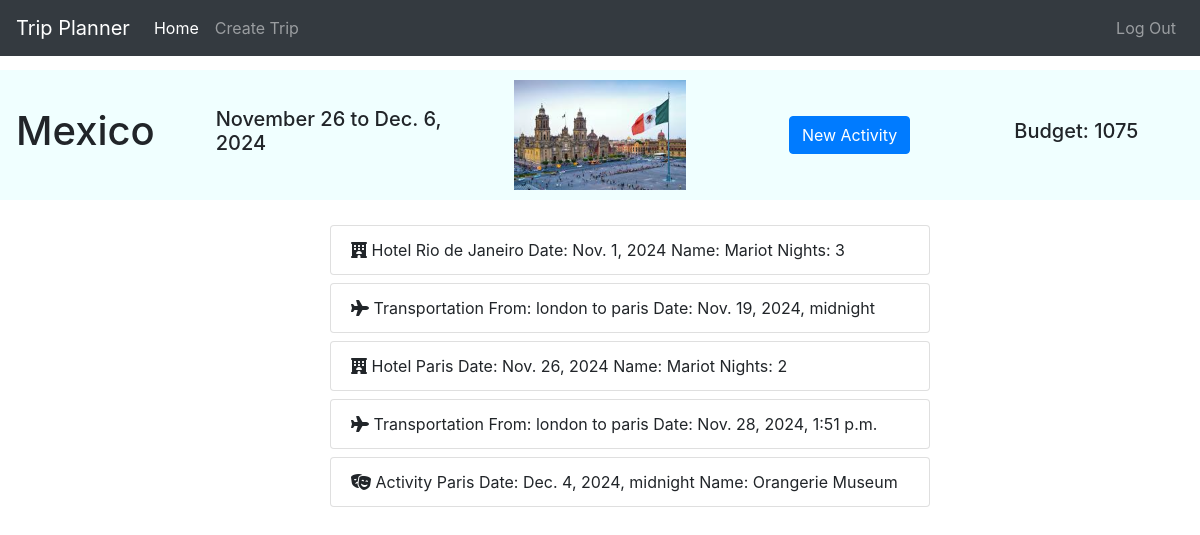
/trip/1 (signed in), run on the app's committed database.
### trip_planner/models.py (models this page shows, shortened)
class Trip(models.Model):
    title = models.CharField(max_length=400)
    start_date = models.DateField()
    end_date = models.DateField()
    user = models.ForeignKey(User, on_delete=models.CASCADE, related_name="traveller")
    image = models.ImageField(upload_to='images/', default='images/default.jpg')

class Hotel(models.Model):
    name = models.CharField(max_length=400)
    city = models.CharField(max_length=400, blank=True, null=True)
    entry_date = models.DateField()
    exit_date = models.DateField()
    number_of_nights = models.IntegerField()
    trip = models.ForeignKey(Trip, on_delete=models.CASCADE, related_name="trip_hotel")
    user = models.ForeignKey(User, on_delete=models.CASCADE, related_name="user_hotel")
    image = models.ImageField(upload_to='images/hotel')
    price = models.DecimalField(decimal_places=2, max_digits=10)
    contact = models.CharField(max_length=1000)
    category = models.ForeignKey(Category, on_delete=models.CASCADE, blank=True,null=True, related_name="category_hotel")

class Category(models.Model):
    type = models.CharField(max_length=400)
    def __str__(self):
        return f"{self.type}"

class Flight(models.Model):
    airline = models.CharField(max_length=400)
    departure_date_time = models.DateTimeField()
    arrival_date_time = models.DateTimeField()
    trip = models.ForeignKey(Trip, on_delete=models.CASCADE, related_name="trip_flight")
    user = models.ForeignKey(User, on_delete=models.CASCADE, related_name="user_flight")
    departure_airport = models.CharField(max_length=400)
    arrival_airport = models.CharField(max_length=400)
    price = models.DecimalField(decimal_places=2, max_digits=10)
    flight_number = models.CharField(max_length=10)
    reservation_code = models.CharField(max_length=6)
    notes = models.CharField(max_length=200, blank=True, null=True)
    category = models.ForeignKey(Category, on_delete=models.CASCADE, blank=True,null=True, related_name="category_flight")

class Activity(models.Model):
    title = models.CharField(max_length=400)
    activity_date_time = models.DateTimeField(blank=True,null=True)
    city = models.CharField(max_length=400, blank=True, null=True)
    category = models.ForeignKey(Category, on_delete=models.CASCADE, related_name="category_activity")
    trip = models.ForeignKey(Trip, on_delete=models.CASCADE, related_name="trip_activity")
    user = models.ForeignKey(User, on_delete=models.CASCADE, related_name="user_category")
    image = models.ImageField(upload_to='images/activity')
    price = models.DecimalField(decimal_places=2, max_digits=10)
    description = models.CharField(max_length=1000)

### trip_planner/views.py (the view)
# urls.py: path("trip/<int:id>", views.trip, name = "trip"),
def trip(request, id):
    if request.method == "GET":
        current_trip = Trip.objects.get(id=id)
        current_user = request.user
        if not current_trip.image or not current_trip.image.name:
            default_image = "../media/images/default.jpg"
        else:
            default_image = current_trip.image.url
        if current_user == current_trip.user:
            trip_hotels = list(Hotel.objects.filter(trip=current_trip))
            trip_transportation = list(Flight.objects.filter(trip=current_trip))
            trip_restaurants = list(Restaurant.objects.filter(trip=current_trip))
            trip_activities = list(Activity.objects.filter(trip=current_trip))
            all_activities = trip_transportation + trip_hotels + trip_restaurants + trip_activities
            def get_activity_date(activity):
                if isinstance(activity, Flight):
                    return activity.departure_date_time.date()
                elif isinstance(activity, Hotel):
                    return activity.entry_date
                elif isinstance(activity, Restaurant):
                    return activity.restaurant_date_time.date()
                elif isinstance(activity, Activity):
                    return activity.activity_date_time.date() if activity.activity_date_time else datetime.max.date()  # Handle None
                else:
                    return datetime.max.date()
            all_activities_sorted = sorted(all_activities, key=get_activity_date)
            total_budget = 0
            for row in all_activities:
                if row.price:
                    total_budget += row.price
            return render(request, "trip_planner/trip.html", {
                "current_trip": current_trip, "image":default_image, "all_activities":all_activities_sorted, "total_budget":round(total_budget)
            })
        else:
            return render(request, "trip_planner/error.html", {
                "message": "You don't have access to this trip"
            })

### trip_planner/templates/trip_planner/trip.html (shortened to what this page needs)
{% extends "trip_planner/layout.html" %}
{% block body %}
<div class="row trip_top_row align-items-center">
  <div class="col-2">
      <h1>{{current_trip.title}}</h1>
  </div>
  <div class="col-3">
      <h5 class="data">{{current_trip.start_date|date:"F d"}} to {{current_trip.end_date}}</h5>
  </div>
  <div class="col-2 d-flex justify-content-center align-items-center imagebotao">
      <img src="{{image}}" class="img_trip" alt="Responsive image">
  </div>
  <div class="col-3 d-flex justify-content-center align-items-center divbotao">
      <a href="{% url 'new_activity' id=current_trip.id %}" class="btn btn-primary botao">New Activity</a>
  </div>
  <div class="col-2">
      <h5>Budget: {{total_budget}}</h5>
  </div>
</div>
  <div class="activities">
    {% for activity in all_activities %}
      {% if activity.category.type == "Hotel" %}
        <a href="{% url 'activity_details' category=activity.category.type id=activity.id %}" class="list-group link_index" >
            <li class="list-group-item">
              <i class="fa-solid fa-hotel"></i>
              {{activity.category}}
              {{activity.city}}
              Date: {{activity.entry_date}}
              Name: {{activity.name}}
              Nights: {{activity.number_of_nights}}
            </li>
          </a>
      {% elif activity.category.type == "Activity" %}
        <a href="{% url 'activity_details' category=activity.category.type id=activity.id %}" class="list-group link_index">
          <li class="list-group-item">
            <i class="fa-solid fa-masks-theater"></i>
            {{activity.category}}
            {{activity.city}}
            Date: {{activity.activity_date_time}}
            Name: {{activity.title}}
          </li>
        </a>
        {% elif activity.category.type == "Transportation" %}
        <a href="{% url 'activity_details' category=activity.category.type id=activity.id %}" class="list-group link_index">
          <li class="list-group-item">
            <i class="fa-solid fa-plane"></i>
            {{activity.category}}
            From: {{activity.departure_airport}} to {{activity.arrival_airport}}
            Date: {{activity.departure_date_time}}
          </li>
        </a>
      {% endif %}
    {% endfor %}
  </div>
{% endblock %}

### trip_planner/static/trip_planner/styles.css (style rules this page uses)
.trip_top_row { border: 1px solid azure; display: flex; justify-content: center; align-items: center; position: fixed; background-color: azure; width: 100%; height: 130px; z-index: 100; }
.link_index, .link_index:hover { text-decoration: none; color: inherit; }
.img_trip { height: 110px; width: 180px; object-fit: cover; }
.activities { top: 210px; position: absolute; margin: 15px; width: 100%; display: flex; flex-direction: column; align-items: center; }
.list-group { width: 600px; margin-bottom: 8px; }

### data on the page
Trip: title "Mexico", start_date "November 26", end_date "Dec. 6, 2024"
Hotel: category "Hotel", city "Rio de Janeiro", entry_date "Nov. 1, 2024", name "Mariot", number_of_nights "3"
Flight: category "Transportation", departure_airport "london", arrival_airport "paris", departure_date_time "Nov. 19, 2024, midnight"
Hotel: category "Hotel", city "Paris", entry_date "Nov. 26, 2024", name "Mariot", number_of_nights "2"
Flight: category "Transportation", departure_airport "london", arrival_airport "paris", departure_date_time "Nov. 28, 2024, 1:51 p.m."
Activity: category "Activity", city "Paris", activity_date_time "Dec. 4, 2024, midnight", title "Orangerie Museum"

### other printed values
{{ total_budget }} "1075"
